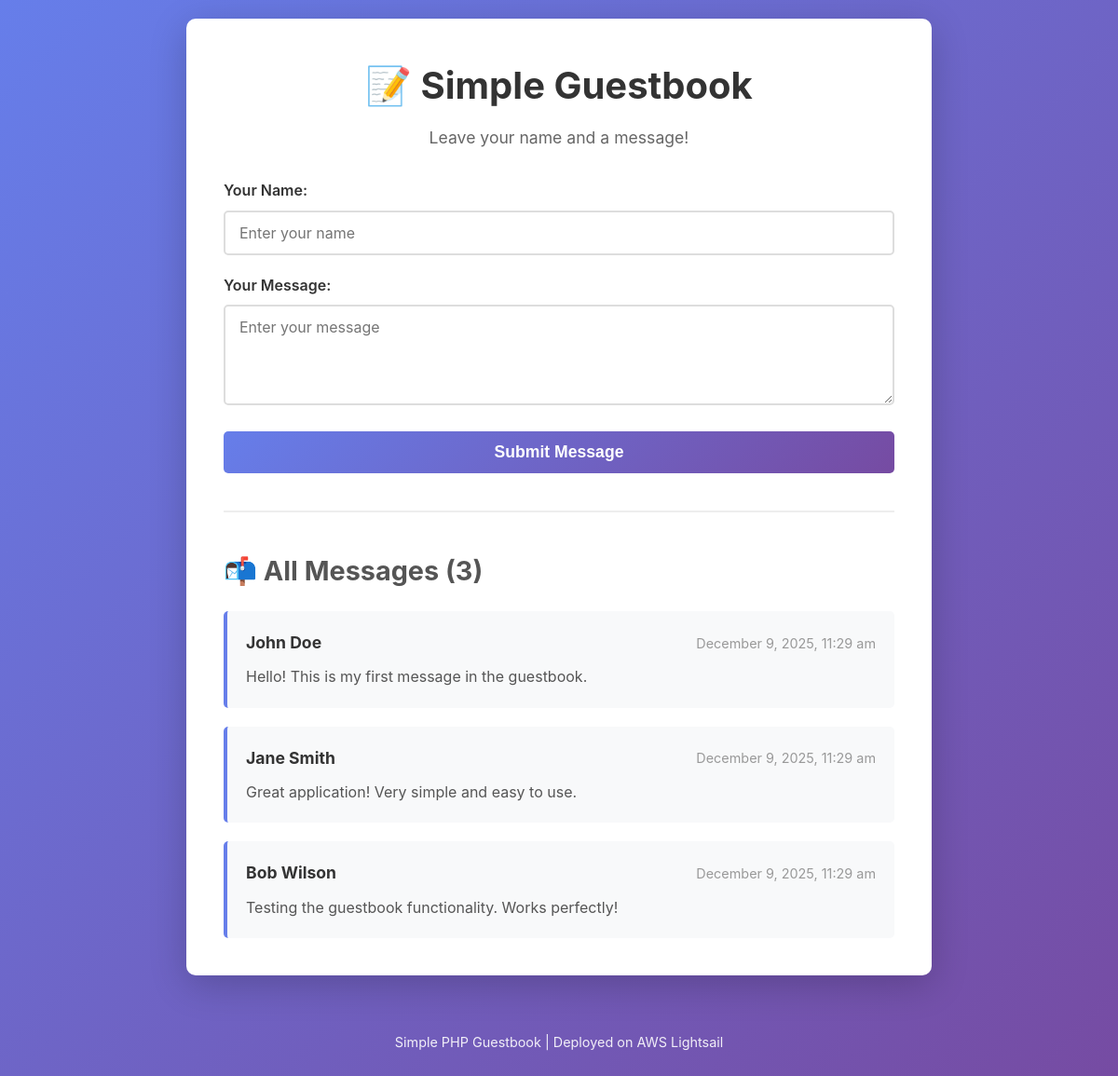
The page / on the database its author committed.
### tables this page shows
CREATE TABLE IF NOT EXISTS messages (
     
    id INT AUTO_INCREMENT PRIMARY KEY,
    
     
    name VARCHAR(100) NOT NULL,
    
     
    message TEXT NOT NULL,
    
     
     
    created_at TIMESTAMP DEFAULT CURRENT_TIMESTAMP,
    
     
    INDEX idx_created_at (created_at)
);

### index.php (the view, shortened to what this page needs)
<?php
require_once 'db_config.php';
$sql = "SELECT id, name, message, created_at FROM messages ORDER BY created_at DESC";
$result = $conn->query($sql);
?>
<!DOCTYPE html>
<html lang="en">
<head>
    <link rel="stylesheet" href="style.css">
</head>
<body>
    <div class="container">
        <h1>📝 Simple Guestbook</h1>
        <p class="subtitle">Leave your name and a message!</p>
        <form method="POST" action="" class="guestbook-form">
            <div class="form-group">
                <label for="name">Your Name:</label>
                <input
                    type="text"
                    id="name"
                    name="name"
                    placeholder="Enter your name"
                    required
                    maxlength="100"
                >
            </div>
            <div class="form-group">
                <label for="message">Your Message:</label>
                <textarea
                    id="message"
                    name="message"
                    rows="4"
                    placeholder="Enter your message"
                    required
                ></textarea>
            </div>
            <button type="submit" class="btn-submit">Submit Message</button>
        </form>
        <hr>
        <h2>📬 All Messages (<?php echo $result->num_rows; ?>)</h2>
        <div class="messages-list">
            <?php
            if ($result->num_rows > 0) {
                while ($row = $result->fetch_assoc()) {
                    $display_name = htmlspecialchars($row['name']);
                    $display_message = htmlspecialchars($row['message']);
                    $display_date = date('F j, Y, g:i a', strtotime($row['created_at']));
                    echo '<div class="message-card">';
                    echo '<div class="message-header">';
                    echo '<strong>' . $display_name . '</strong>';
                    echo '<span class="message-date">' . $display_date . '</span>';
                    echo '</div>';
                    echo '<div class="message-body">' . nl2br($display_message) . '</div>';
                    echo '</div>';
                }
            } else {
                echo '<p class="no-messages">No messages yet. Be the first to leave a message!</p>';
            }
            ?>
        </div>
    </div>
    <footer>
        <p>Simple PHP Guestbook | Deployed on AWS Lightsail</p>
    </footer>
</body>
</html>

### style.css (style rules this page uses)
* { margin: 0; padding: 0; box-sizing: border-box; }
body { font-family: -apple-system, BlinkMacSystemFont, 'Segoe UI', Roboto, 'Helvetica Neue', Arial, sans-serif; background: linear-gradient(135deg, #667eea 0%, #764ba2 100%); min-height: 100vh; padding: 20px; line-height: 1.6; }
.container { max-width: 800px; margin: 0 auto; background: white; padding: 40px; border-radius: 10px; box-shadow: 0 10px 40px rgba(0, 0, 0, 0.2); }
h1 { color: #333; text-align: center; margin-bottom: 10px; font-size: 2.5em; }
h2 { color: #555; margin-top: 30px; margin-bottom: 20px; font-size: 1.8em; }
.subtitle { text-align: center; color: #666; margin-bottom: 30px; font-size: 1.1em; }
.guestbook-form { margin-bottom: 30px; }
.form-group { margin-bottom: 20px; }
label { display: block; margin-bottom: 8px; color: #333; font-weight: 600; font-size: 1em; }
input[type="text"], textarea { width: 100%; padding: 12px 15px; border: 2px solid #ddd; border-radius: 5px; font-size: 1em; font-family: inherit; transition: border-color 0.3s; }
textarea { resize: vertical; min-height: 100px; }
.btn-submit { background: linear-gradient(135deg, #667eea 0%, #764ba2 100%); color: white; padding: 12px 30px; border: none; border-radius: 5px; font-size: 1.1em; font-weight: 600; cursor: pointer; transition: transform 0.2s, box-shadow 0.2s; width: 100%; }
hr { border: none; border-top: 2px solid #eee; margin: 40px 0; }
.messages-list { display: flex; flex-direction: column; gap: 20px; }
.message-card { background: #f8f9fa; border-left: 4px solid #667eea; padding: 20px; border-radius: 5px; transition: transform 0.2s, box-shadow 0.2s; }
.message-header { display: flex; justify-content: space-between; align-items: center; margin-bottom: 10px; flex-wrap: wrap; gap: 10px; }
.message-header strong { color: #333; font-size: 1.1em; }
.message-date { color: #999; font-size: 0.9em; }
.message-body { color: #555; line-height: 1.6; }
footer { text-align: center; color: white; margin-top: 40px; padding: 20px; }
footer p { font-size: 0.9em; opacity: 0.9; }

### rows shown on the page
messages: name "John Doe", created_at "December 9, 2025, 11:29 am", message "Hello! This is my first message in the guestbook."
messages: name "Jane Smith", created_at "December 9, 2025, 11:29 am", message "Great application! Very simple and easy to use."
messages: name "Bob Wilson", created_at "December 9, 2025, 11:29 am", message "Testing the guestbook functionality. Works perfectly!"

### other values the page prints
$result->num_rows "3"
